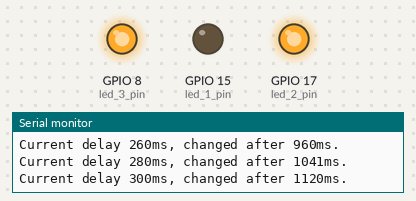
Bench run of a program on a simulated ESP32-S3. Parts: output pins drawn as LEDs (lit = HIGH), the last lines printed to the serial monitor.

Above: at 5.37 s.
At 22.4 s:
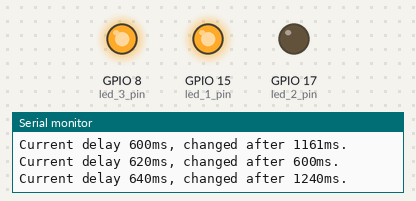
At 30.2 s:
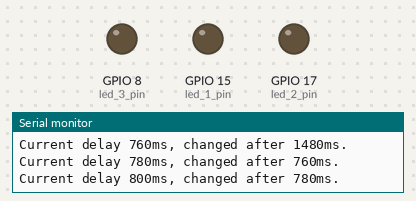
At 36.1 s:
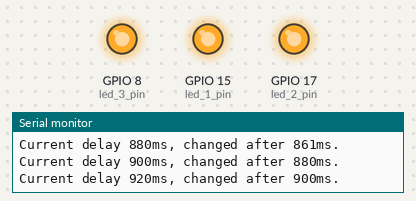
At 38.0 s:
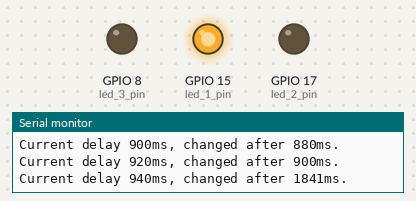
At 38.9 s:
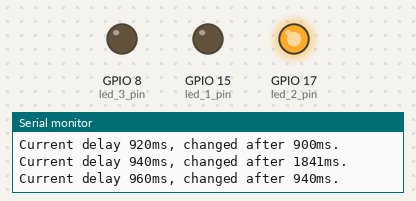
Timing chart, 0 to 40.0 s (numbered marks = the images above):
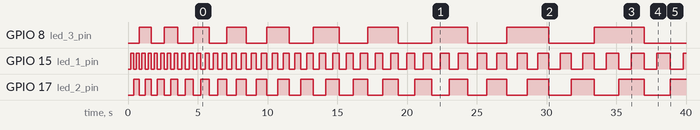

The program:

main.cpp
```cpp
/*
LED Binary Counter with Variable Blink Speed

Three LEDs represent the binary count from 0 to 7. The blinking speed changes dynamically, going from the minimum
LED glow time to the maximum, and then back down.
*/

#include <Arduino.h>

// LED pins.
const uint8_t led_1_pin = 15;
const uint8_t led_2_pin = 17;
const uint8_t led_3_pin = 8;

// Blink delay parameters: min/max delay and step size for increasing/decreasing the delay.
const uint16_t min_delay_ms = 200;
const uint16_t max_delay_ms = 1000;
const uint16_t delay_step_ms = 20;

void setup()
{
  Serial.begin(115200);

  pinMode(led_1_pin, OUTPUT);
  pinMode(led_2_pin, OUTPUT);
  pinMode(led_3_pin, OUTPUT);
}

void blinkNum(uint8_t num)
{
  // Lower 3 bits of num map directly to LED states: bit0->LED1, bit1->LED2, bit2->LED3.
  bool is_led_1_on = num & 0x01;
  bool is_led_2_on = num & 0x02;
  bool is_led_3_on = num & 0x04;

  digitalWrite(led_1_pin, is_led_1_on ? HIGH : LOW);
  digitalWrite(led_2_pin, is_led_2_on ? HIGH : LOW);
  digitalWrite(led_3_pin, is_led_3_on ? HIGH : LOW);
}

void loop()
{
  // Blink delay state.
  uint16_t delay_ms = min_delay_ms; // Current delay.
  bool is_delay_inc = true;         // Direction of delay change: true for increasing, false for decreasing.

  // Timing accumulator.
  uint16_t delay_acc_ms = 0;          // Accumulated delay since last update.
  uint32_t prev_update_ms = millis(); // Timestamp of last delay update.
  uint32_t update_dt_ms;              // Time between delay updates.

  while (true)
  {
    for (uint8_t num = 0; num <= 7; num++)
    {
      blinkNum(num);
      delay(delay_ms);
      delay_acc_ms += delay_ms;

      // Update delay after every ~max_delay_ms of accumulated blink time.
      if (delay_acc_ms >= max_delay_ms)
      {
        // Keep overflow so timing does not drift when we cross the boundary.
        delay_acc_ms = delay_acc_ms % max_delay_ms;

        if (is_delay_inc)
        {
          delay_ms += delay_step_ms;
          // Reverse direction at the upper bound.
          if (delay_ms >= max_delay_ms)
          {
            is_delay_inc = false;
          }
        }
        else
        {
          delay_ms -= delay_step_ms;
          // Reverse direction at the lower bound.
          if (delay_ms <= min_delay_ms)
          {
            is_delay_inc = true;
          }
        }

        update_dt_ms = millis() - prev_update_ms;
        prev_update_ms = millis();

        Serial.printf("Current delay %dms, changed after %lums.\n", delay_ms, update_dt_ms);
      }
    }
  }
}
```

Measured:
- by itself, GPIO 8 (led_3_pin): LOW → HIGH at 0.80 s, → LOW 0.86 s later, → HIGH 0.92 s later, → LOW 1.0 s later, … (20 changes in this stretch)
- by itself, GPIO 15 (led_1_pin): repeats every 0.40 s: LOW 0.20 s, HIGH 0.20 s
- by itself, GPIO 17 (led_2_pin): repeats every 0.86 s: LOW 0.42 s, HIGH 0.44 s
